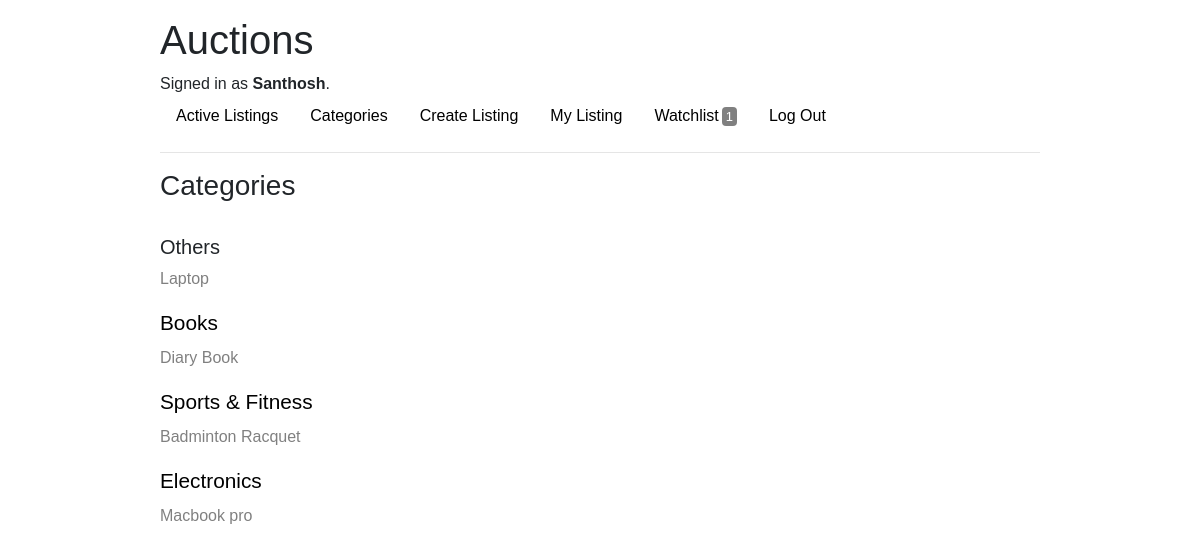
Page /categories (signed in) on the committed database.
### auctions/models.py (models this page shows, shortened)
class User(AbstractUser):
    pass

class Listing(models.Model):
    seller = models.ForeignKey(User, on_delete=models.CASCADE)
    title = models.CharField(max_length=100)
    category = models.CharField(max_length=100, default=None)
    description = models.TextField(default=None)
    starting_bid = models.FloatField()
    current_price = models.FloatField()
    image = models.ImageField(upload_to='images', default=None)
    created = models.DateTimeField(auto_now_add=True)
    sold = models.BooleanField(default=False)

### auctions/views.py (the view)
# urls.py: path("categories", views.categories, name="categories"),
def categories(request):
    try:
        watchlist = Watchlist.objects.get(user=request.user.id)
        no_watchlist = watchlist.listings.count()
    except Watchlist.DoesNotExist:
        no_watchlist = 0
    if request.method == 'POST':
        category = request.POST['category']
        listings = Listing.objects.filter(sold=False, category=category)
        return render(request, "auctions/index.html", {
            'title':category,
            'listings':listings,
            'no_watchlist':no_watchlist,
        })
    else:
        categories = Listing.objects.filter(sold=False).values('category').distinct()
        listings = Listing.objects.all()
    return render(request, 'auctions/category.html', {
        'categories':categories,
        'listings':listings,
        'no_watchlist':no_watchlist,
    })

### auctions/templates/auctions/category.html (shortened to what this page needs)
{% extends "auctions/layout.html" %}
{% block body %}
        <h3>Categories</h3>
        <br>
        {% for category in categories %}
            {% if category.category %}
                <form class='category' action={% url 'categories' %} method='post'>
                    <button>{{category.category}}</button>
                </form>
            {% else %}
                <h5>Others</h5>
            {% endif %}
            {% for listing in listings %}
                {% if listing.category == category.category and listing.sold == False %}
                <p class='category-listing'>
                    <a href={% url 'listing' listing.id %} >{{listing.title}}</a>
                </p>
                {% endif %}
            {% endfor %}
        {% endfor %}
{% endblock %}

### auctions/templates/auctions/layout.html (shortened to what this page needs)
{% load static %}
<!DOCTYPE html>
<html lang="en">
    <head>
        <link rel="stylesheet" href="https://stackpath.bootstrapcdn.com/bootstrap/4.4.1/css/bootstrap.min.css">
        <link href="{% static 'auctions/styles.css' %}" rel="stylesheet">
    </head>
    <body>
        <h1>Auctions</h1>
        <div>
            {% if user.is_authenticated %}
                Signed in as <strong>{{ user.username }}</strong>.
            {% else %}
                Not signed in.
            {% endif %}
        </div>
        <ul class="nav">
            <li class="nav-item">
                <a class="nav-link" href="{% url 'index' %}">Active Listings</a>
            </li>
            <li class="nav-item">
                <a class="nav-link" href="{% url 'categories' %}">Categories</a>
            </li>
            {% if user.is_authenticated %}
                <li class="nav-item">
                    <a class="nav-link" href="{% url 'create' %}">Create Listing</a>
                </li>
                <li class="nav-item">
                    <a class="nav-link" href="{% url 'myListings' %}">My Listing</a>
                </li>
                <li class="nav-item">
                    <a class="nav-link" href="{% url 'watchlist' %}">Watchlist<span class='no-watchlist'>{{ no_watchlist }}</span></a>
                </li>
                <li class="nav-item">
                    <a class="nav-link" href="{% url 'logout' %}">Log Out</a>
                </li>
            {% endif %}
        </ul>
        <hr>
        {% block body %}
        {% endblock %}
    </body>
</html>

### auctions/static/auctions/styles.css (style rules this page uses)
* { margin: 0; padding: 0; box-sizing: border-box; font-family:Arial, Helvetica, sans-serif }
body { padding: 1rem 10rem; }
a { color: black; text-decoration: none; }
.no-watchlist { background-color: grey; color: white; padding: 2px 4px; margin-left: 3px; font-size: small; border-radius: 4px; }
.category button { border: none; background-color: white; font-size: 1.3rem; margin-bottom: .5rem; }
.category-listing a { color: grey; }

### rows in the picture
User: username "Santhosh"
Listing: title "Laptop"
Listing: title "Diary Book"
Listing: title "Badminton Racquet"
Listing: title "Macbook pro"

### other values in the picture
{{ no_watchlist }} "1"
{{ category.category }} "Books" "Sports & Fitness" "Electronics"
